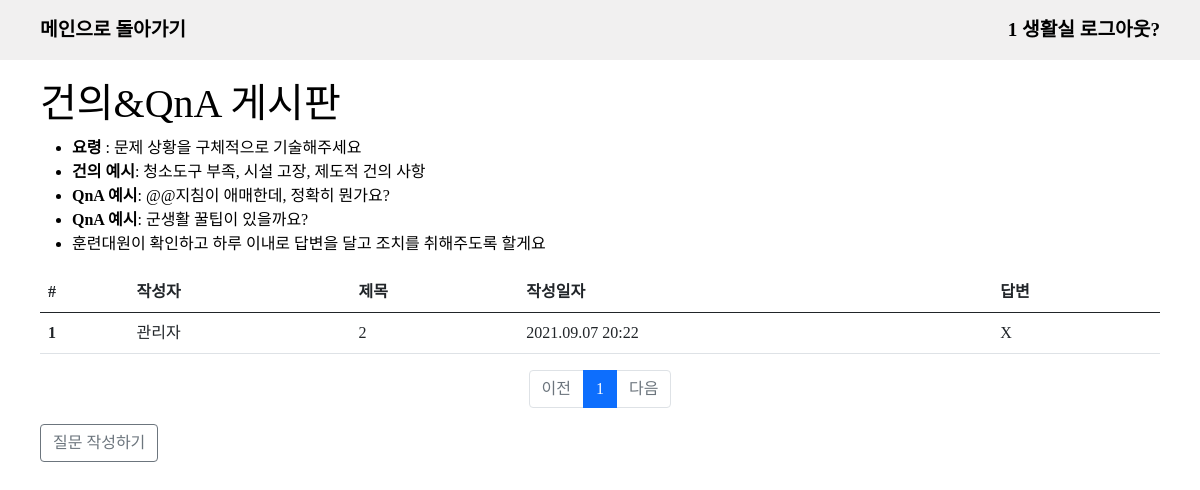
/detail/question (signed in), run on the app's committed database.
### app/models.py (models this page shows, shortened)
class User(db.Model):
    id = db.Column(db.Integer, primary_key=True)
    pw = db.Column(db.String(200), nullable=False)
    name = db.Column(db.String(50), nullable=False)
    _class = db.Column(db.String(50), nullable=True)
    @property
    def is_authenticated(self):
        return True

class Question(db.Model):
    id = db.Column(db.Integer, primary_key=True)
    user_id = db.Column(
        db.Integer,
        db.ForeignKey("user.id", ondelete="CASCADE"),
        nullable=False,
    )
    user = db.relationship("User", backref=db.backref("question_set"))
    subject = db.Column(db.String(200), nullable=False)
    content = db.Column(db.Text(), nullable=False)
    create_date = db.Column(db.DateTime(), nullable=False)

### app/views/detail_views.py (the view)
@bp.route("/question")
def question_list():
    page = request.args.get("page", type=int, default=1)
    question_list = Question.query.order_by(Question.create_date.desc())
    question_list = question_list.paginate(page, per_page=10)
    return render_template(
        "question/question_list.html", question_list=question_list
    )

### app/__init__.py (called while the page is built)
@login_manager.user_loader
def user_loader(user_id):
    from .models import User
    return User.query.filter_by(id=user_id).first()

### app/filter.py (called while the page is built)
def datetime_form(value, fmt="%Y.%m.%d %H:%M"):
    return value.strftime(fmt)

### app/templates/question/question_list.html (shortened to what this page needs)
{% extends 'base.html' %}
{%block contents %}
<section class="inner">
  <h1>건의&QnA 게시판</h1>
  <ul>
    <li><span>요령</span> : 문제 상황을 구체적으로 기술해주세요</li>
    <li><span>건의 예시</span>: 청소도구 부족, 시설 고장, 제도적 건의 사항</li>
    <li><span>QnA 예시</span>: @@지침이 애매한데, 정확히 뭔가요?</li>
    <li><span>QnA 예시</span>: 군생활 꿀팁이 있을까요?</li>
    <li>훈련대원이 확인하고 하루 이내로 답변을 달고 조치를 취해주도록 할게요</li>
  </ul>
  <table class="table">
    <thead>
      <tr>
        <th scope="col">#</th>
        <th scope="col">작성자</th>
        <th scope="col">제목</th>
        <th scope="col">작성일자</th>
        <th scope='col'>답변</th>
      </tr>
    </thead>
    <tbody>
      {% if question_list %}
      {%for question in question_list.items %}
      <tr onclick="location.href='/detail/question_detail/{{question.id}}'">
        <th scope="row">{{loop.index}}</th>
        <td>{{question.user.name}}</td>
        <td>{{question.subject}}</td>
        <td>{{question.create_date|datetime}}</td>
        <td>{% if question.answer_set %}O {%else%}X{%endif%}</td>
      </tr>
      {%endfor%}
      {%else%}
      <tr>
        <td>질문이 없습니다</td>
      </tr>
      {%endif%}
    </tbody>
  </table>
  <ul class="pagination justify-content-center">
    {% if question_list.has_prev %}
    <li class="page-item">
      <a class="page-link" href="?page={{ question_list.prev_num }}">이전</a>
    </li>
    {% else %}
    <li class="page-item disabled">
      <a class="page-link" tabindex="-1" aria-disabled="true" href="#">이전</a>
    </li>
    {% endif %}
    {% for page_num in question_list.iter_pages() %}
    {% if page_num %}
    {% if page_num != question_list.page %}
    <li class="page-item">
      <a class="page-link" href="?page={{ page_num }}">{{ page_num }}</a>
    </li>
    {% else %}
    <li class="page-item active" aria-current="page">
      <a class="page-link" href="#">{{ page_num }}</a>
    </li>
    {% endif %}
    {% else %}
    <li class="disabled">
      <a class="page-link" href="#">...</a>
    </li>
    {% endif %}
    {% endfor %}
    {% if question_list.has_next %}
    <li class="page-item">
      <a class="page-link" href="?page={{ question_list.next_num }}">다음</a>
    </li>
    {% else %}
    <li class="page-item disabled">
      <a class="page-link" tabindex="-1" aria-disabled="true" href="#">다음</a>
    </li>
    {% endif %}
  </ul>
  <a class="btn btn-outline-secondary" href="{{url_for('detail.question_create') }}" role="button">질문 작성하기</a>
</section>
{% endblock %}

### app/templates/nav.html
<nav class='inner'>
  <div>
    <a href="{{ url_for('main.main') }}">메인으로 돌아가기</a>
  </div>
  {%if current_user.is_authenticated %}
  <div>
    <a href="{{url_for('main.logout')}}">{{current_user.name}}<small> 로그아웃?</small></a>
  </div>
  {% endif %}
</nav>

### app/static/css/style.css (style rules this page uses)
* { box-sizing:border-box; }
html { height: 100%; }
body { min-height: 100%; font-family: "Spoca Han Sans Neo", "sans-serif"; color:black; }
.inner { height: 100%; padding: 0 40px; margin: 0 auto; }
nav { width: 100%; line-height: 60px; display: flex; justify-content: space-between; }
nav.inner { display: flex; justify-content: space-between; }
li > span { font-weight: bold; }
a { all:unset; }
nav * { font-size: 1.2rem; font-weight: bold; }
section { width: 100%; position: relative; }
header + section h1, header + section h2 { margin-top: 80px; }

### data on the page
User: name "1 생활실"
Question: user.name "관리자", subject "2", create_date "2021.09.07 20:22"

### other printed values
{{ page_num }} "1"
